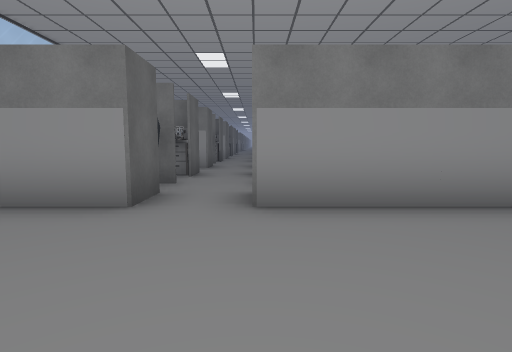
[1] (above)

24 first-person views from a walk through a 3-D level made in the Unity game engine. The camera is 1.4 m above the floor, tilts 6° down and sees 80° across. The floor is counted in squares, 2 m on a side. Each view is taken from the middle of a square. On the plan, view 1 faces up. The plan holds only what a view shows up to about 10 squares ahead; the rest is blank. The place goes on beyond the plan. Door leaves are left out, so doorways stand open. Some surface patterns are stand-ins.

[2]
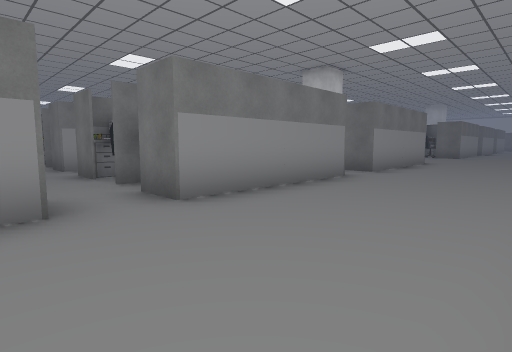

[3]
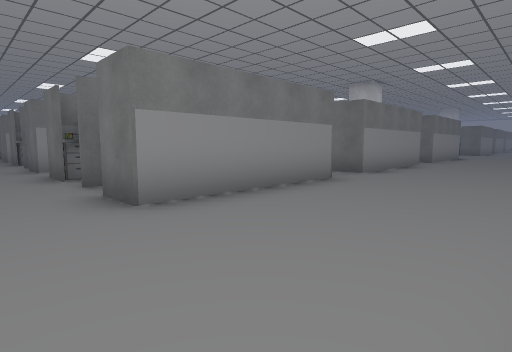

[4]
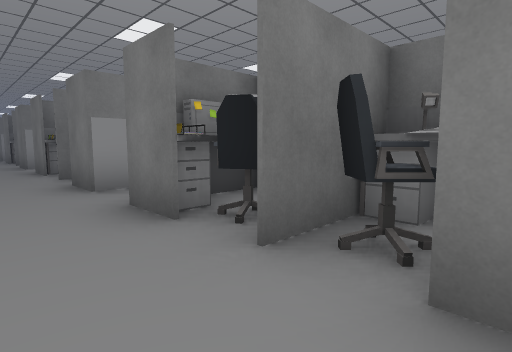

[5]
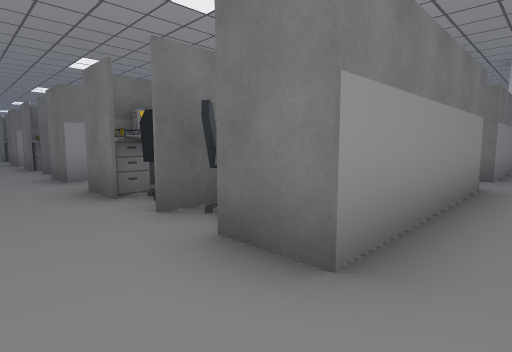

[6]
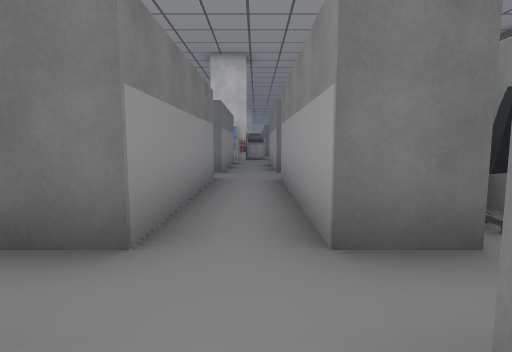

[7]
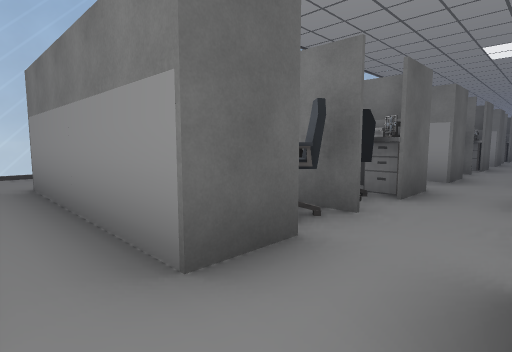

[8]
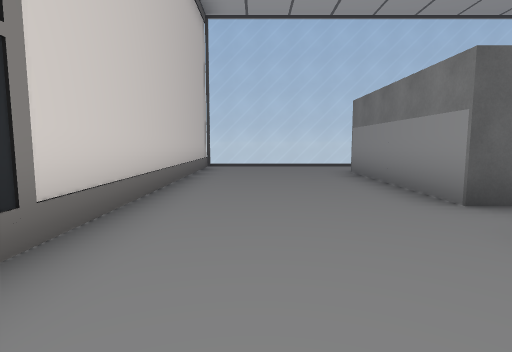

[9]
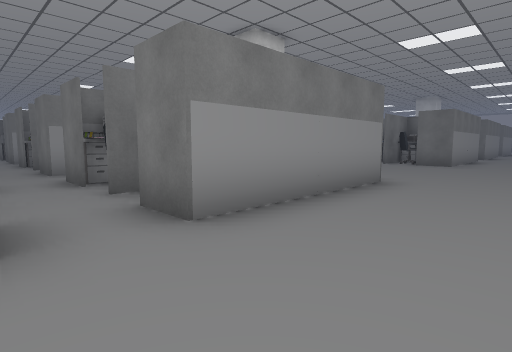

[10]
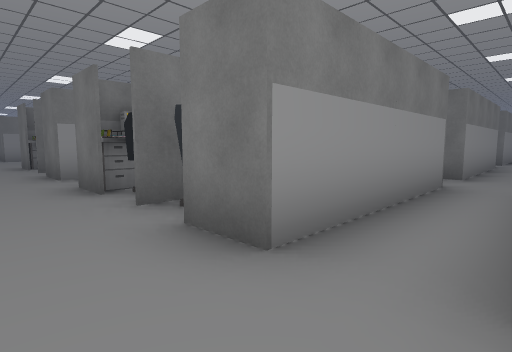

[11]
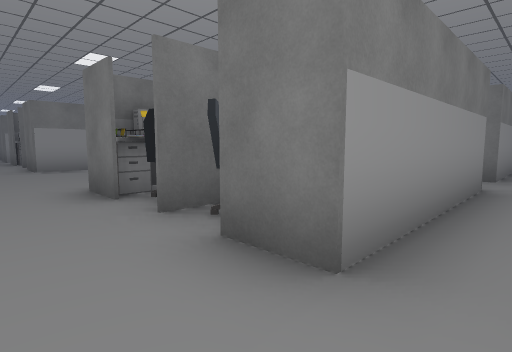

[12]
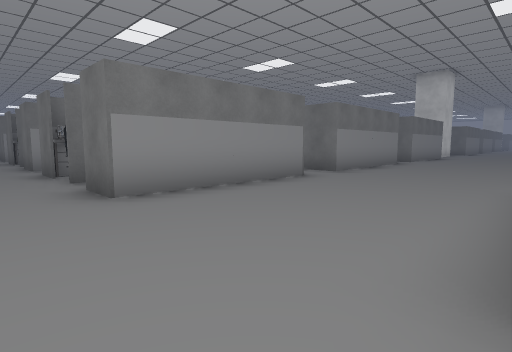

[13]
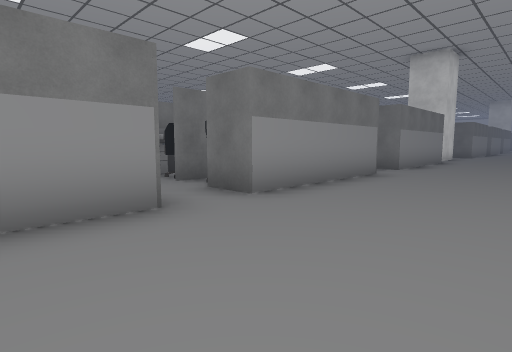

[14]
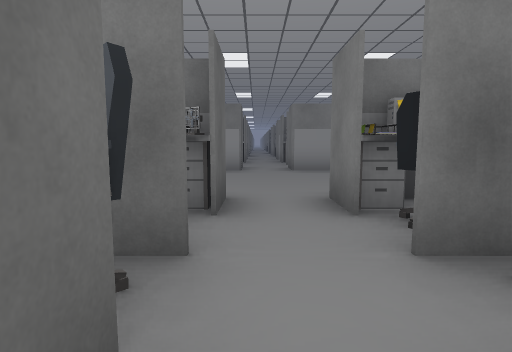

[15]
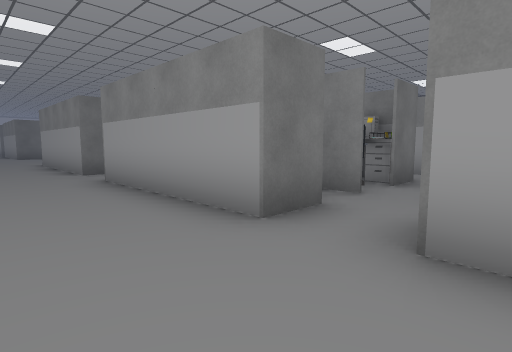

[16]
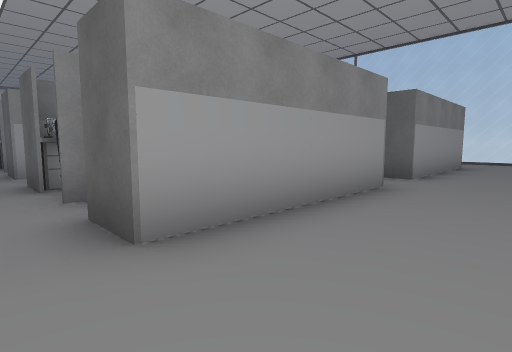

[17]
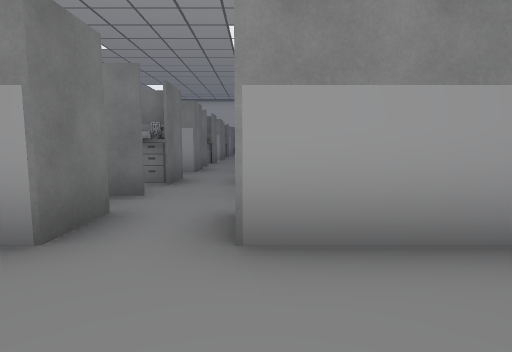

[18]
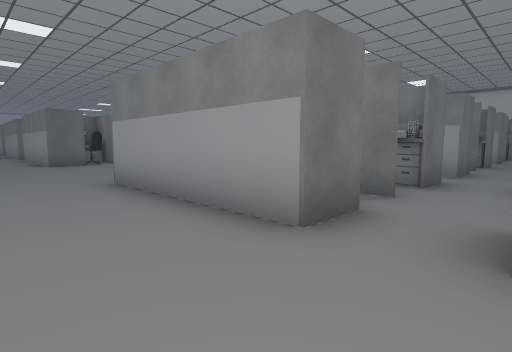

[19]
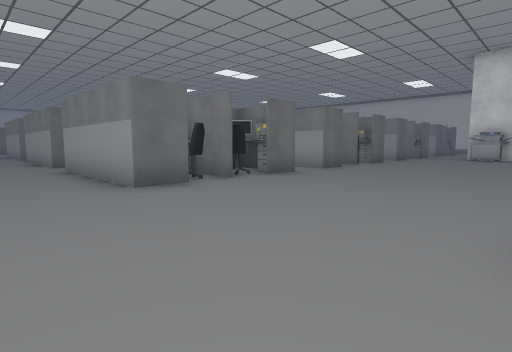

[20]
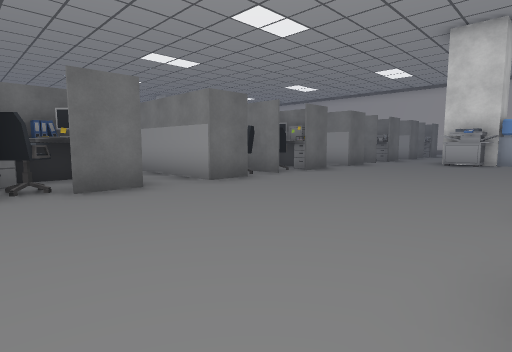

[21]
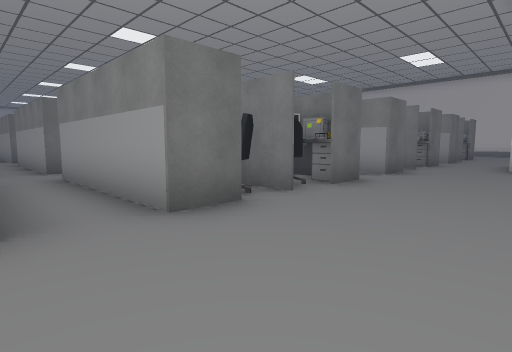

[22]
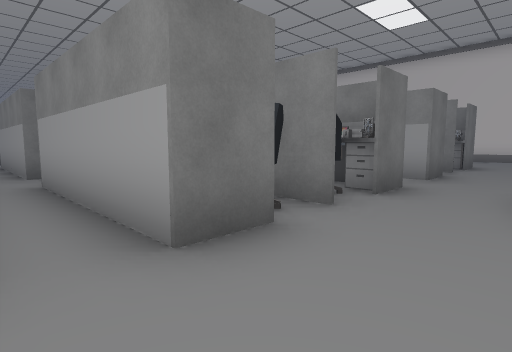

[23]
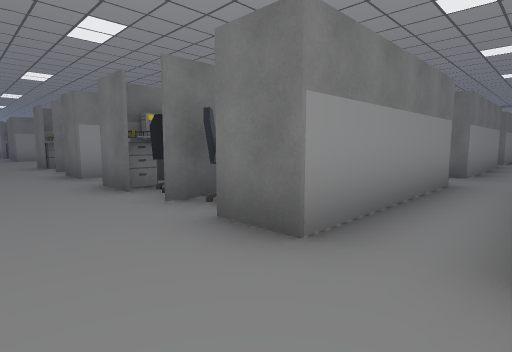

[24]
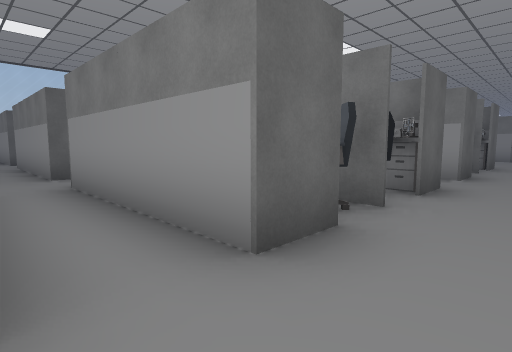

### Floor plan
Key: @ floor where view 1 was taken; # wall or solid block; . floor; = window, fence, low wall or low ledge; O other object.
Columns run from 8 left of view 1 to 24 right of it. Each row starts with its distance up from view 1.
 31   .OO   .OO
 30   .#OO .O#     OO
 29  .. OO .OOOO   OO
 28  ..OOOO.OOOOO.OOOO
 27  .................
 26  .......................
 25  ..............................
 24  ..OOOO.#OOO#.OOOO.....#OOO#.OO
 23  ..OOO .OOO  . OO .....OOO    O
 22  ..OOO#.##  #.#  #.....##     O
 21  ..OOOO.OOOOO. OO .....OOO
 20  ..OOOO.#OOO#.OOOO.....#OO
 19  ........   ...   ...............
 18  ..OOOO.#OOOO.OOOO.....OOOO..OOOO
 17  ..OOO .  O  . OOO.....OOO    OO
 16  ..OOO .  OO . OOO.....OOO    OO
 15  ..OOOO.#OOOO.OOOO.....OOOO# OOOO
 14  ................................
 13  ..OOOO.     .OO  .....#OOO#.OOOO
 12  ..OOOO.     . O   ....OOO    OO
 11  ..#  #.#    .#    ....##
 10  ..OOOO.  O  . OO  OO#.OOO
  9 =..OOOO.#OOO#.OOOO    .#OO
  8  ................     ..
  7  ..OOOO.#OOOO.OO      .OO
  6  ..OOO ..OO ..OO      .
  5  ..OOOO.  OO . OO    .. O
  4 =..OOOO.#OOOO.OOO .....OO
  3 =........................
  2 =........................
  1 =..................
  0 =.......@...
 -1 #########

Positions as (right, up) in squares from view 1, and headings:
1: (0, 0), facing up
2: (-2, 0), facing up-right
3: (-7, 0), facing up-right
4: (-7, 4), facing up-right
5: (-7, 8), facing up-right
6: (-2, 8), facing right
7: (0, 8), facing up-left
8: (2, 1), facing left
9: (4, 1), facing up-right
10: (-7, 13), facing up-right
11: (-7, 19), facing up-right
12: (-7, 24), facing up-right
13: (-3, 25), facing up-right
14: (-1, 20), facing up
15: (-2, 26), facing down-right
16: (5, 26), facing down-left
17: (4, 26), facing down
18: (4, 26), facing down-right
19: (10, 26), facing down-right
20: (10, 22), facing down-right
21: (12, 20), facing down-right
22: (13, 14), facing down-right
23: (13, 13), facing up-right
24: (11, 13), facing up-left
